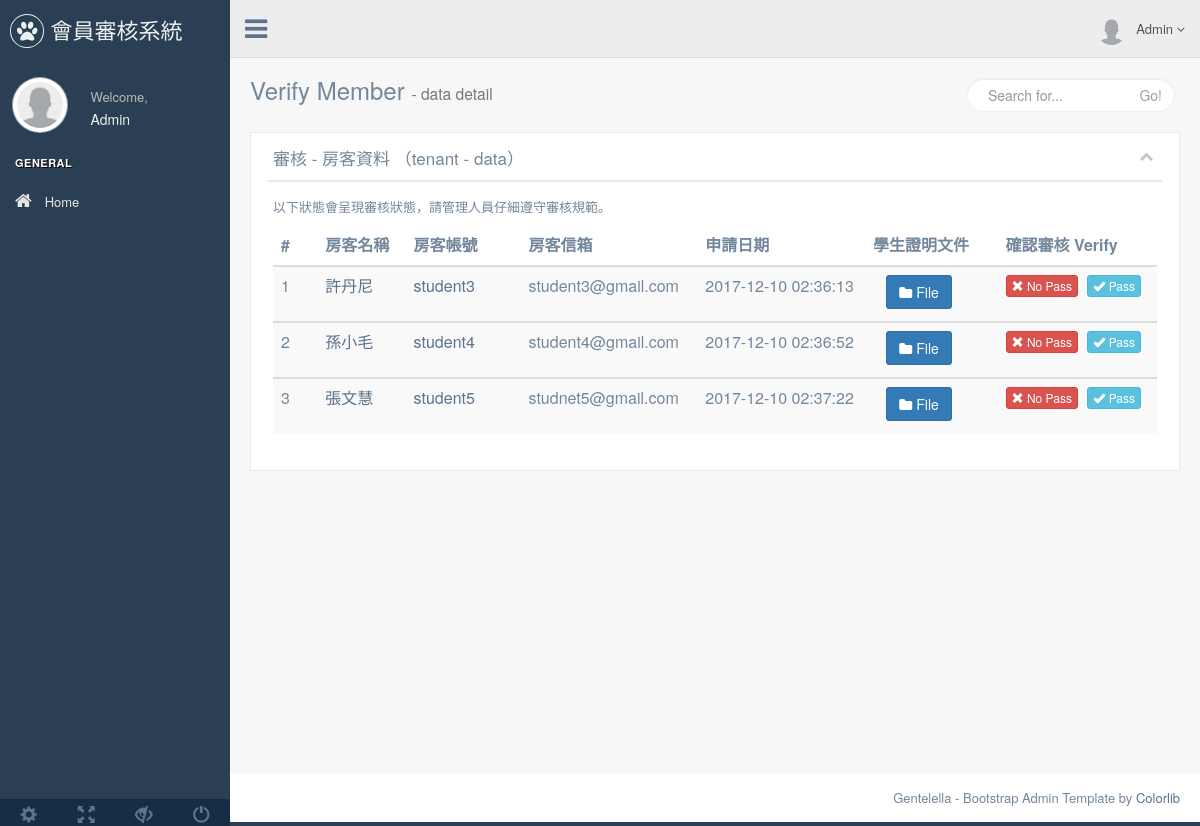
The app's page /production/verify.php with its own data.
### tables this page shows
CREATE TABLE `member` (
  `mem_id` int(11) NOT NULL,
  `account` varchar(40) NOT NULL,
  `password` varchar(40) NOT NULL,
  `name` varchar(20) NOT NULL,
  `email` varchar(30) NOT NULL,
  `file` varchar(50) NOT NULL,
  `head` varchar(50) DEFAULT NULL,
  `mday` datetime NOT NULL,
  `verify` tinyint(1) NOT NULL,
  `level` tinyint(1) NOT NULL,
  `withdrawal` tinyint(1) NOT NULL
);

### Controller/Admin.php (called while the page is built, shortened)
<?php
class Admin
{
	public static function verify_tenant_data()
	{
		$mysqli = Connect::conn();
		$sql = "SELECT * FROM `member` WHERE `level` = '1' AND `verify` = '0' AND `withdrawal`='0'";
    	$result= $mysqli->query($sql);
    	if ($result->num_rows > 0){
		   while($row = $result->fetch_array()) {
		   		$verify_tenant_data[]=$row;
		 	}
		 		return $verify_tenant_data;
		 }else {
		    echo " --目前尚未待審核房客資料--";
		}
	}
}
?>

### production/verify.php (the view, shortened to what this page needs)
<?php
include('../Controller/Admin.php');
?>
  <head>
    <link href="../vendors/bootstrap/dist/css/bootstrap.min.css" rel="stylesheet">
    <link href="../vendors/font-awesome/css/font-awesome.min.css" rel="stylesheet">
    <link href="../vendors/nprogress/nprogress.css" rel="stylesheet">
    <link href="../vendors/iCheck/skins/flat/green.css" rel="stylesheet">
    <link href="../build/css/custom.min.css" rel="stylesheet">
  </head>
  <body class="nav-md">
    <div class="container body">
      <div class="main_container">
        <div class="col-md-3 left_col">
          <div class="left_col scroll-view">
            <div class="navbar nav_title" style="border: 0;">
              <a href="index.html" class="site_title"><i class="fa fa-paw"></i> <span>會員審核系統</span></a>
            </div>
              <?php include("sidebar_admin.php");?>
        <div class="right_col" role="main">
          <div class="">
            <div class="page-title">
              <div class="title_left">
                <h3>Verify Member <small>- data detail</small></h3>
              </div>
              <div class="title_right">
                <div class="col-md-5 col-sm-5 col-xs-12 form-group pull-right top_search">
                  <div class="input-group">
                    <input type="text" class="form-control" placeholder="Search for...">
                    <span class="input-group-btn">
                      <button class="btn btn-default" type="button">Go!</button>
                    </span>
                  </div>
                </div>
              </div>
            </div>
            <div class="clearfix"></div>
            <div class="row">
              <div class="col-md-12">
                <div class="x_panel">
                  <div class="x_title">
                    <h2>審核 - 房客資料 （tenant - data）</h2>
                    <ul class="nav navbar-right panel_toolbox">
                       <li style="margin-left:68%;"><a class="collapse-link"><i class="fa fa-chevron-up"></i></a>
                      </li>
                    </ul>
                    <div class="clearfix"></div>
                  </div>
                  <div class="x_content">
                    <p>以下狀態會呈現審核狀態，請管理人員仔細遵守審核規範。</p>
                    <table class="table table-striped projects">
                      <thead>
                        <tr>
                          <th style="width: 5%">#</th>
                          <th style="width: 10%">房客名稱</th>
                          <th style="width: 13%">房客帳號</th>
                          <th style="width: 20%">房客信箱</th>
                          <th>申請日期</th>
                          <th style="width: 15%">學生證明文件</th>
                          <th>確認審核 Verify</th>
                        </tr>
                      </thead>
<?php
$number = 1;
  $verify_tenant_data = Admin::verify_tenant_data();
    if(!empty($verify_tenant_data)){
      foreach ($verify_tenant_data as $verify_tenant){
?>
                      <tbody>
                        <tr>
                          <td><?php echo $number++;?></td>
                          <td>
                            <a><?php echo $verify_tenant['name']; ?></a>
                          </td>
                          <td>
                            <a><?php echo $verify_tenant['account']; ?></a>
                          </td>
                          <td>
                            <?php echo $verify_tenant['email']; ?>
                          </td>
                          <td>
                            <?php echo $verify_tenant['mday']; ?>
                          </td>
                          <td>
                            <button type="button" class="btn btn-Primary" data-toggle="modal" data-target=".bs-example-modal-lg<?php  echo $verify_tenant['mem_id']; ?>"><i class="fa fa-folder"></i> File</button>
                          <td>
                            <a href="/renthouse/production/verify.php?verify_tenant_nopass=<?php echo $verify_tenant['mem_id']; ?>" class="btn btn-danger btn-xs"><i class="glyphicon glyphicon-remove"></i> No Pass </a>
                            <a href="/renthouse/production/verify.php?id=<?php echo $verify_tenant['mem_id']; ?>" class="btn btn-info btn-xs"><i class="glyphicon glyphicon-ok"></i> Pass </a>
                          </td>
                        </tr>
<?php
  }
}
?>
                      </tbody>
                    </table>
                  </div>
                </div>
              </div>
            </div>
            </div>
          </div>
        </div>
        <footer>
          <div class="pull-right">
            Gentelella - Bootstrap Admin Template by <a href="https://colorlib.com">Colorlib</a>
          </div>
          <div class="clearfix"></div>
        </footer>
      </div>
  </body>

### records on screen
member: name "許丹尼", account "student3", email "student3@gmail.com", mday "2017-12-10 02:36:13"
member: name "孫小毛", account "student4", email "student4@gmail.com", mday "2017-12-10 02:36:52"
member: name "張文慧", account "student5", email "studnet5@gmail.com", mday "2017-12-10 02:37:22"
